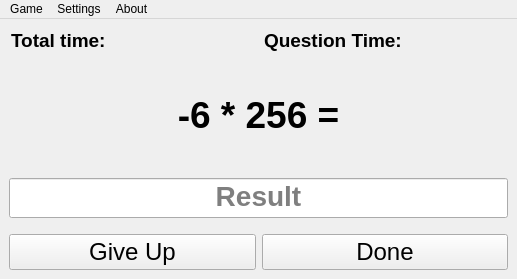
<?xml version="1.0" encoding="UTF-8"?>
<ui version="4.0">
 <class>MainWindow</class>
 <widget class="QMainWindow" name="MainWindow">
  <property name="geometry">
   <rect>
    <x>0</x>
    <y>0</y>
    <width>517</width>
    <height>279</height>
   </rect>
  </property>
  <property name="windowTitle">
   <string>Are you good from Math?</string>
  </property>
  <property name="windowIcon">
   <iconset resource="icon.qrc">
    <normaloff>:/i/MyAppIcon.ico</normaloff>:/i/MyAppIcon.ico</iconset>
  </property>
  <widget class="QWidget" name="centralwidget">
   <layout class="QVBoxLayout" name="verticalLayout">
    <item>
     <layout class="QHBoxLayout" name="horizontalLayout_2">
      <item>
       <widget class="QLineEdit" name="line_time">
        <property name="font">
         <font>
          <pointsize>14</pointsize>
          <italic>false</italic>
          <bold>true</bold>
         </font>
        </property>
        <property name="styleSheet">
         <string notr="true">background-color: rgba(255, 255, 255, 0);
border: none;
color: Black;</string>
        </property>
        <property name="text">
         <string>Total time:</string>
        </property>
        <property name="readOnly">
         <bool>true</bool>
        </property>
       </widget>
      </item>
      <item>
       <widget class="QLineEdit" name="line_time_2">
        <property name="font">
         <font>
          <pointsize>14</pointsize>
          <italic>false</italic>
          <bold>true</bold>
         </font>
        </property>
        <property name="styleSheet">
         <string notr="true">background-color: rgba(255, 255, 255, 0);
border: none;
color: Black;</string>
        </property>
        <property name="text">
         <string>Question Time: </string>
        </property>
        <property name="readOnly">
         <bool>true</bool>
        </property>
       </widget>
      </item>
     </layout>
    </item>
    <item>
     <widget class="QLabel" name="label_Output">
      <property name="text">
       <string>&lt;html&gt;&lt;head/&gt;&lt;body&gt;&lt;p align=&quot;center&quot;&gt;&lt;span style=&quot; font-size:28pt; font-weight:700;&quot;&gt;-6 * 256 =&lt;/span&gt;&lt;/p&gt;&lt;/body&gt;&lt;/html&gt;</string>
      </property>
     </widget>
    </item>
    <item>
     <widget class="QLineEdit" name="edit_input">
      <property name="maximumSize">
       <size>
        <width>16777215</width>
        <height>16777215</height>
       </size>
      </property>
      <property name="styleSheet">
       <string notr="true">font-size: 28px;
font-weight: bold;
text-align: center</string>
      </property>
      <property name="inputMask">
       <string/>
      </property>
      <property name="text">
       <string/>
      </property>
      <property name="maxLength">
       <number>32767</number>
      </property>
      <property name="alignment">
       <set>Qt::AlignHCenter|Qt::AlignTop</set>
      </property>
      <property name="placeholderText">
       <string>Result</string>
      </property>
     </widget>
    </item>
    <item>
     <spacer name="horizontalSpacer">
      <property name="orientation">
       <enum>Qt::Horizontal</enum>
      </property>
      <property name="sizeHint" stdset="0">
       <size>
        <width>40</width>
        <height>10</height>
       </size>
      </property>
     </spacer>
    </item>
    <item>
     <layout class="QHBoxLayout" name="horizontalLayout">
      <item>
       <widget class="QPushButton" name="btn_giveUp">
        <property name="styleSheet">
         <string notr="true">font-size: 24px;
</string>
        </property>
        <property name="text">
         <string>Give Up</string>
        </property>
       </widget>
      </item>
      <item>
       <widget class="QPushButton" name="btn_done">
        <property name="styleSheet">
         <string notr="true">font-size: 24px;
</string>
        </property>
        <property name="text">
         <string>Done</string>
        </property>
        <property name="shortcut">
         <string>Return</string>
        </property>
       </widget>
      </item>
     </layout>
    </item>
   </layout>
  </widget>
  <widget class="QMenuBar" name="menubar">
   <property name="geometry">
    <rect>
     <x>0</x>
     <y>0</y>
     <width>517</width>
     <height>21</height>
    </rect>
   </property>
   <property name="toolTip">
    <string>rqfasgag</string>
   </property>
   <property name="toolTipDuration">
    <number>-1</number>
   </property>
   <widget class="QMenu" name="menuGame">
    <property name="title">
     <string>Game</string>
    </property>
    <addaction name="actionNew_Game"/>
    <addaction name="actionPause_Game"/>
    <addaction name="actionResume"/>
    <addaction name="actionEnd_Game"/>
   </widget>
   <widget class="QMenu" name="menuSettings">
    <property name="title">
     <string>Settings</string>
    </property>
    <widget class="QMenu" name="menuLimits">
     <property name="title">
      <string>Limits</string>
     </property>
     <addaction name="actionLowest_Number"/>
     <addaction name="actionHighest_Number"/>
    </widget>
    <widget class="QMenu" name="menuFloating_numbers">
     <property name="title">
      <string>Floating Numbers</string>
     </property>
     <addaction name="actionFloating_numbers_2"/>
     <addaction name="actionDigits_After_The_Decimal"/>
    </widget>
    <widget class="QMenu" name="menuNegative">
     <property name="title">
      <string>Negative Numbers</string>
     </property>
     <addaction name="actionAlways"/>
     <addaction name="actionSometimes"/>
     <addaction name="actionNever"/>
    </widget>
    <widget class="QMenu" name="menuOperations">
     <property name="title">
      <string>Operations</string>
     </property>
     <addaction name="actionmultiplication"/>
     <addaction name="actionDivision"/>
     <addaction name="actionAddition"/>
     <addaction name="actionSubtraction"/>
    </widget>
    <addaction name="actionAmount_Instances"/>
    <addaction name="menuLimits"/>
    <addaction name="separator"/>
    <addaction name="menuFloating_numbers"/>
    <addaction name="menuNegative"/>
    <addaction name="menuOperations"/>
    <addaction name="separator"/>
    <addaction name="actionReturn_Default_Settings"/>
   </widget>
   <widget class="QMenu" name="menuAbout">
    <property name="title">
     <string>About</string>
    </property>
    <addaction name="actionAbout"/>
   </widget>
   <addaction name="menuGame"/>
   <addaction name="menuSettings"/>
   <addaction name="menuAbout"/>
  </widget>
  <action name="actionNew_Game">
   <property name="text">
    <string>New Game</string>
   </property>
   <property name="toolTip">
    <string>Start a new game</string>
   </property>
   <property name="shortcut">
    <string>Ctrl+N</string>
   </property>
  </action>
  <action name="actionPause_Game">
   <property name="text">
    <string>Pause Game</string>
   </property>
   <property name="toolTip">
    <string>Pause current game</string>
   </property>
   <property name="shortcut">
    <string>Ctrl+P</string>
   </property>
  </action>
  <action name="actionLowest_Number">
   <property name="text">
    <string>Lowest Number</string>
   </property>
   <property name="toolTip">
    <string>Lowest Number which app can use to instance</string>
   </property>
  </action>
  <action name="actionHighest_Number">
   <property name="text">
    <string>Highest Number</string>
   </property>
   <property name="toolTip">
    <string>Highest Number which can app use to instance</string>
   </property>
  </action>
  <action name="actionEnd_Game">
   <property name="text">
    <string>End Game</string>
   </property>
   <property name="toolTip">
    <string>End current game</string>
   </property>
   <property name="shortcut">
    <string>Ctrl+Backspace</string>
   </property>
  </action>
  <action name="actionReturn_Default_Settings">
   <property name="text">
    <string>Return Default Settings</string>
   </property>
   <property name="toolTip">
    <string>Return to default settings built-in app. Warning! Resets ALL settings.</string>
   </property>
  </action>
  <action name="actionDigits_After_The_Decimal">
   <property name="text">
    <string>Digits After The Decimal</string>
   </property>
   <property name="toolTip">
    <string>Allow set number of digits after the decimal. Setting works only when floating number checked.</string>
   </property>
  </action>
  <action name="actionSometimes">
   <property name="checkable">
    <bool>true</bool>
   </property>
   <property name="text">
    <string>Sometimes (50%)</string>
   </property>
   <property name="toolTip">
    <string>App sometimes use negative number in instances.</string>
   </property>
  </action>
  <action name="actionAlways">
   <property name="checkable">
    <bool>true</bool>
   </property>
   <property name="text">
    <string>Always (100%)</string>
   </property>
   <property name="toolTip">
    <string>App always use negative number in instances.</string>
   </property>
  </action>
  <action name="actionNever">
   <property name="checkable">
    <bool>true</bool>
   </property>
   <property name="text">
    <string>Never (0%)</string>
   </property>
   <property name="toolTip">
    <string>App never use negative number in instances.</string>
   </property>
  </action>
  <action name="actionFloating_numbers_2">
   <property name="checkable">
    <bool>true</bool>
   </property>
   <property name="text">
    <string>Floating numbers</string>
   </property>
   <property name="toolTip">
    <string>Activate using floating numbers too.</string>
   </property>
  </action>
  <action name="actionAmount_Instances">
   <property name="text">
    <string>Amount Instances</string>
   </property>
   <property name="toolTip">
    <string>Amount Instances which you play</string>
   </property>
  </action>
  <action name="actionAbout">
   <property name="text">
    <string>About</string>
   </property>
  </action>
  <action name="actionHelp">
   <property name="text">
    <string>Help</string>
   </property>
  </action>
  <action name="actionmultiplication">
   <property name="checkable">
    <bool>true</bool>
   </property>
   <property name="text">
    <string>Multiplication</string>
   </property>
  </action>
  <action name="actionDivision">
   <property name="checkable">
    <bool>true</bool>
   </property>
   <property name="text">
    <string>Division</string>
   </property>
  </action>
  <action name="actionAddition">
   <property name="checkable">
    <bool>true</bool>
   </property>
   <property name="text">
    <string>Addition</string>
   </property>
  </action>
  <action name="actionSubtraction">
   <property name="checkable">
    <bool>true</bool>
   </property>
   <property name="text">
    <string>Subtraction</string>
   </property>
  </action>
  <action name="actionResume">
   <property name="text">
    <string>Resume Game</string>
   </property>
   <property name="shortcut">
    <string>Ctrl+Shift+P</string>
   </property>
  </action>
 </widget>
 <resources>
  <include location="icon.qrc"/>
 </resources>
 <connections/>
</ui>
